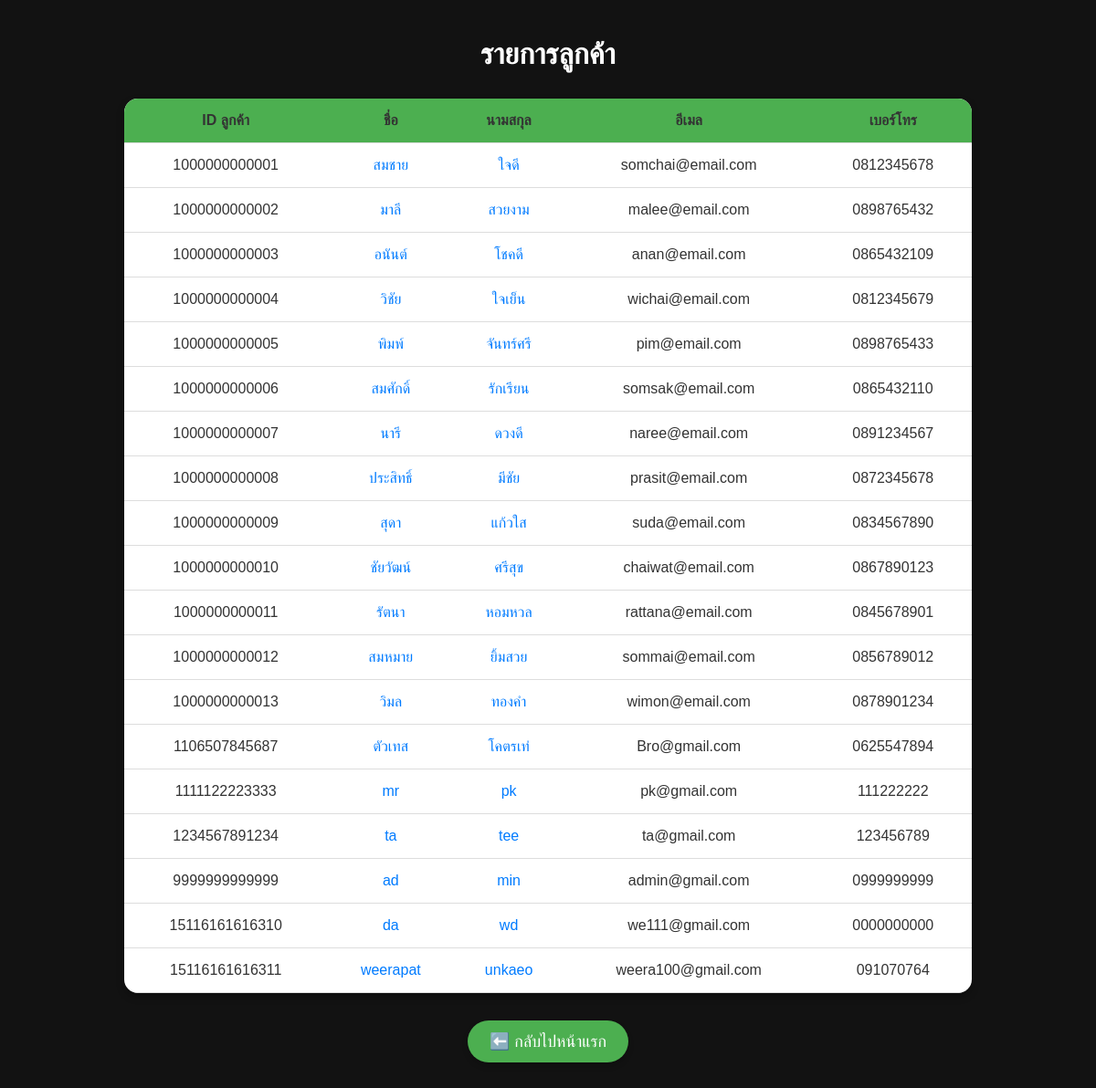
The app's page /customer_list.php with its own data.
### tables this page shows
CREATE TABLE `customers` (
  `customer_ID` bigint(20) NOT NULL,
  `customer_fname` varchar(20) NOT NULL,
  `customer_lname` varchar(20) NOT NULL,
  `customer_password` varchar(255) NOT NULL,
  `phone_num` varchar(10) NOT NULL,
  `customer_email` varchar(50) NOT NULL
);

### customer_list.php (the view, shortened to what this page needs)
<?php
include 'db.php';
$sql = "SELECT * FROM customers";
$result = $conn->query($sql);
?>
<!DOCTYPE html>
<html lang="th">
<head>
</head>
<body>
    <h1>รายการลูกค้า</h1>
    <table border="0">
        <thead>
            <tr>
                <th>ID ลูกค้า</th>
                <th>ชื่อ</th>
                <th>นามสกุล</th>
                <th>อีเมล</th>
                <th>เบอร์โทร</th>
            </tr>
        </thead>
        <tbody>
            <?php while ($row = $result->fetch_assoc()): ?>
                <tr>
                    <td><?php echo $row['customer_ID']; ?></td>
                    <td>
                        <a href="customer_detail.php?customer_id=<?= $row['customer_ID']; ?>">
                            <?= $row['customer_fname']; ?>
                        </a>
                    </td>
                    <td>
                        <a href="customer_detail.php?customer_id=<?= $row['customer_ID']; ?>">
                            <?= $row['customer_lname']; ?>
                        </a>
                    </td>
                    <td><?php echo $row['customer_email']; ?></td>
                    <td><?php echo $row['phone_num']; ?></td>
                </tr>
            <?php endwhile; ?>
        </tbody>
    </table>
    <a href="index_admin.php" class="back-link">⬅️ กลับไปหน้าแรก</a>
</body>
</html>

### customer_list.php (style rules this page uses)
body { background-color: #121212; color: white; font-family: Arial, sans-serif; margin: 0; padding: 20px; text-align: center; }
h1 { color: white; text-align: center; margin-bottom: 30px; }
table { width: 80%; margin: 0 auto; border-collapse: collapse; background-color: #ffffff; border-radius: 15px; overflow: hidden; box-shadow: 0 4px 8px rgba(0, 0, 0, 0.3); }
table th, table td { padding: 15px; text-align: center; border-bottom: 1px solid #ddd; color: #333; }
table thead { background-color: #4CAF50; color: white; }
a { color: #007BFF; text-decoration: none; }
.back-link { display: inline-block; text-align: center; margin: 30px auto; padding: 12px 24px; background-color: #4CAF50; color: white; font-size: 18px; border-radius: 25px; text-decoration: none; box-shadow: 0 4px 6px rgba(0, 0, 0, 0.2); transition: background-color 0.3s ease, transform 0.2s ease; }

### records on screen
customers: customer_ID "1000000000001", customer_fname "สมชาย", customer_lname "ใจดี", customer_email "somchai@email.com", phone_num "0812345678"
customers: customer_ID "1000000000002", customer_fname "มาลี", customer_lname "สวยงาม", customer_email "malee@email.com", phone_num "0898765432"
customers: customer_ID "1000000000003", customer_fname "อนันต์", customer_lname "โชคดี", customer_email "anan@email.com", phone_num "0865432109"
customers: customer_ID "1000000000004", customer_fname "วิชัย", customer_lname "ใจเย็น", customer_email "wichai@email.com", phone_num "0812345679"
customers: customer_ID "1000000000005", customer_fname "พิมพ์", customer_lname "จันทร์ศรี", customer_email "pim@email.com", phone_num "0898765433"
customers: customer_ID "1000000000006", customer_fname "สมศักดิ์", customer_lname "รักเรียน", customer_email "somsak@email.com", phone_num "0865432110"
customers: customer_ID "1000000000007", customer_fname "นารี", customer_lname "ดวงดี", customer_email "naree@email.com", phone_num "0891234567"
customers: customer_ID "1000000000008", customer_fname "ประสิทธิ์", customer_lname "มีชัย", customer_email "prasit@email.com", phone_num "0872345678"
customers: customer_ID "1000000000009", customer_fname "สุดา", customer_lname "แก้วใส", customer_email "suda@email.com", phone_num "0834567890"
customers: customer_ID "1000000000010", customer_fname "ชัยวัฒน์", customer_lname "ศรีสุข", customer_email "chaiwat@email.com", phone_num "0867890123"
customers: customer_ID "1000000000011", customer_fname "รัตนา", customer_lname "หอมหวล", customer_email "rattana@email.com", phone_num "0845678901"
customers: customer_ID "1000000000012", customer_fname "สมหมาย", customer_lname "ยิ้มสวย", customer_email "sommai@email.com", phone_num "0856789012"
customers: customer_ID "1000000000013", customer_fname "วิมล", customer_lname "ทองคำ", customer_email "wimon@email.com", phone_num "0878901234"
customers: customer_ID "1106507845687", customer_fname "ตัวเทส", customer_lname "โคตรเท่", customer_email "Bro@gmail.com", phone_num "0625547894"
customers: customer_ID "1111122223333", customer_fname "mr", customer_lname "pk", customer_email "pk@gmail.com", phone_num "111222222"
customers: customer_ID "1234567891234", customer_fname "ta", customer_lname "tee", customer_email "ta@gmail.com", phone_num "123456789"
customers: customer_ID "9999999999999", customer_fname "ad", customer_lname "min", customer_email "admin@gmail.com", phone_num "0999999999"
customers: customer_ID "15116161616310", customer_fname "da", customer_lname "wd", customer_email "we111@gmail.com", phone_num "0000000000"
customers: customer_ID "15116161616311", customer_fname "weerapat", customer_lname "unkaeo", customer_email "weera100@gmail.com", phone_num "091070764"
